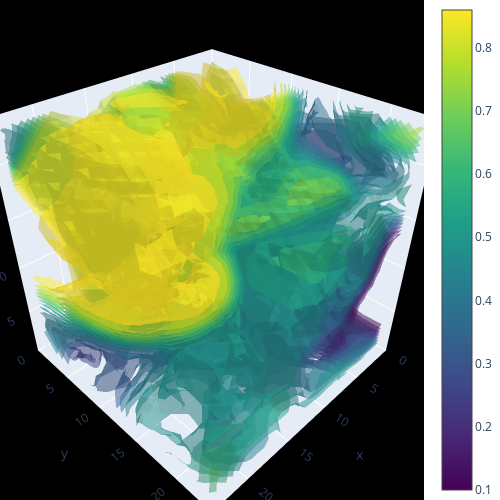
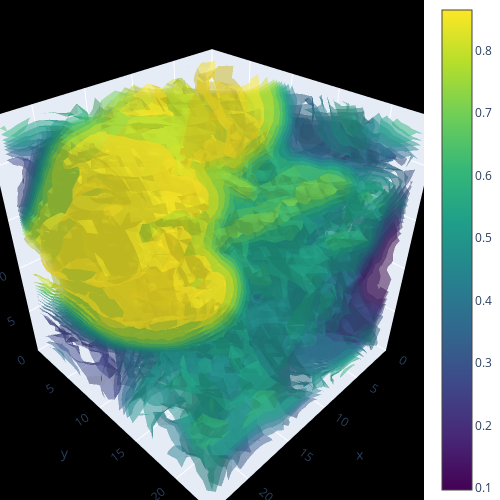

The notebook cell these images were saved under, in order:
### Markdown cell above
## 4.0 - Visualize the reconstructed volume and the parameters

Finally, we visualize the reconstructed volume and the rotation parameters. The reconstructed volume is visualized as a 3D volume, and the rotation parameters are visualized as a 3D scatter plot.

### Code cell
# Move it to the GPU if possible for faster plotting
tomographic_model.move_all_to_device(DEV)

# Visualize the final volume and rotations.
tomodpdt.plotting.plots_optim(tomographic_model, gt_q=q_gt.to('cpu'), gt_v=test_object.to('cpu'), plot_3d=plotly_3d, save_folder=save_folder)

### Figure 1 — Plotly figure (JSON) as saved in the notebook; plotly's stock layout.template omitted (floating-point values rounded to 4 significant figures; data arrays with more than 128 entries replaced by an {"elided": "..."} marker saying what was removed)
{"data": [{"caps": {"x": {"show": false}, "y": {"show": false}, "z": {"show": false}}, "colorscale": [[0, "#440154"], [0.1111, "#482878"], [0.2222, "#3e4989"], [0.3333, "#31688e"], [0.4444, "#26828e"], [0.5556, "#1f9e89"], [0.6667, "#35b779"], [0.7778, "#6ece58"], [0.8889, "#b5de2b"], [1, "#fde725"]], "isomax": 0.8594, "isomin": 0.09986, "opacity": 0.5, "surface": {"count": 15}, "type": "isosurface", "value": {"elided": "13824 float values"}, "x": {"elided": "13824 int values"}, "y": {"elided": "13824 int values"}, "z": {"elided": "13824 int values"}}], "layout": {"height": 500, "margin": {"b": 0, "l": 0, "r": 0, "t": 0}, "scene": {"bgcolor": "black", "camera": {"eye": {"x": 1.25, "y": 1.25, "z": 1.25}}, "xaxis": {"range": [0, 24]}, "yaxis": {"range": [0, 24]}, "zaxis": {"range": [0, 24]}}, "width": 500}}

### Figure 2 — Plotly figure (JSON) as saved in the notebook; plotly's stock layout.template omitted (floating-point values rounded to 4 significant figures; data arrays with more than 128 entries replaced by an {"elided": "..."} marker saying what was removed)
{"data": [{"caps": {"x": {"show": false}, "y": {"show": false}, "z": {"show": false}}, "colorscale": [[0, "#440154"], [0.1111, "#482878"], [0.2222, "#3e4989"], [0.3333, "#31688e"], [0.4444, "#26828e"], [0.5556, "#1f9e89"], [0.6667, "#35b779"], [0.7778, "#6ece58"], [0.8889, "#b5de2b"], [1, "#fde725"]], "isomax": 0.8654, "isomin": 0.09636, "opacity": 0.5, "surface": {"count": 15}, "type": "isosurface", "value": {"elided": "13824 float values"}, "x": {"elided": "13824 int values"}, "y": {"elided": "13824 int values"}, "z": {"elided": "13824 int values"}}], "layout": {"height": 500, "margin": {"b": 0, "l": 0, "r": 0, "t": 0}, "scene": {"bgcolor": "black", "camera": {"eye": {"x": 1.25, "y": 1.25, "z": 1.25}}, "xaxis": {"range": [0, 24]}, "yaxis": {"range": [0, 24]}, "zaxis": {"range": [0, 24]}}, "width": 500}}
